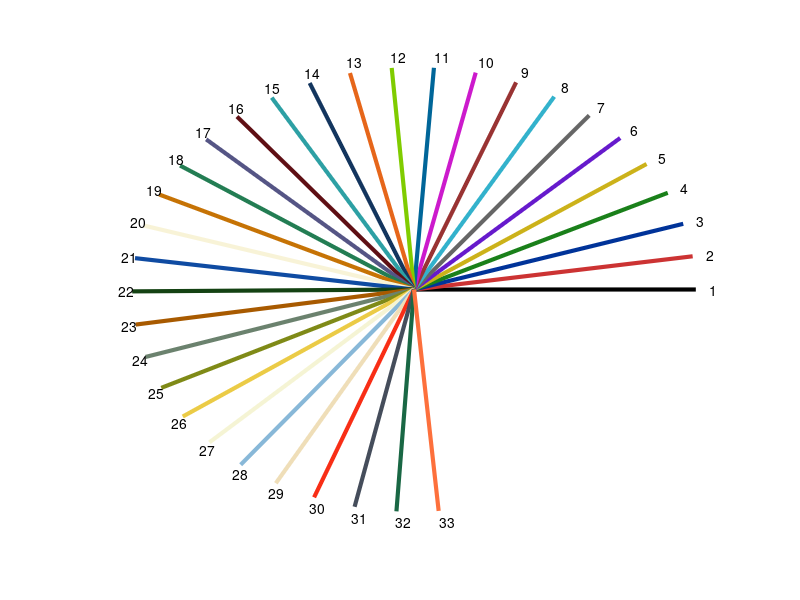

This figure's MATLAB source:
% Color selecter: generating a 3-number vector code for a color.
% Syntax:
%            code = mycolor(colorcode,selectplate)
% Input:
%        [colorcode]: integer, selecting from the color plate
%                          e.g. colorcode = 3, means a dark blue from the defaultplate 'color'
%                          colorcode = 0 (default): will display the color plate assigned in a new figure
%        [selectplate]: a string, assign the plate you want to chose from
%                            'color': default
%                            'redblue': a red to blue bipolor scale
%                            'gray': a gray scale
%        * For detail of color plates type mycolor(0)
%                                                     mycolor(0,'redblue') 
%                                                     mycolor(0,'gray')
% Output: 
%        [code]: a vector of size 3, the code for the selected color
%-------------------------------------------------------------------------------
%
% Example: use in plot function
%
%            plot([1:10], rand(1,10),'color',mycolor(3))
%
% Example: to display color plate
%
%            mycolor(0,'redblue')         % display the red-blue color map
%            mycolor                            % equals to mycolor(0,'color') or mycolor(0), display the default color map
%
%
% update 2015/09/21: mycolor(0) will display the color plate in a new figure
%                                add an optional input to select 'redblue' and 'gray' plate
% update 2015/10/14: can take zero argument
function code = mycolor(colorcode, selectplate)
if (nargin < 2), selectplate = 'color'; end;
if (nargin < 1), colorcode = 0; end;
%% Making color map
mycolor(1,:) = ([0 0 0]);
mycolor(2,:) = ([0.8 0.2 0.2]);
mycolor(3,:) = ([0.0 0.2 0.6]);
mycolor(4,:) = ([0.1 0.5 0.1]);
mycolor(5,:) = ([0.8 0.7 0.1]);
mycolor(6,:) = ([0.4 0.1 0.8]);
mycolor(7,:) = ([0.4 0.4 0.4]);
mycolor(8,:) = ([0.2 0.7 0.8]);
mycolor(9,:) = ([0.6 0.2 0.2]);
mycolor(10,:) = ([0.8 0.1 0.8]);
mycolor(11,:) = ([0.0 0.4 0.6]);
mycolor(12,:) = ([0.5 0.8 0.0]);
mycolor(13,:) = ([0.9 0.4 0.1]);
% 
mycolor(14,:) =([0.0745    0.2078    0.3686]);
mycolor(15,:) =([0.1765    0.6275    0.6431]);
mycolor(16,:) =([0.3725    0.0588    0.0784]);
mycolor(17,:) =([0.3339    0.3335    0.5202]);
mycolor(18,:) =([0.1373    0.4902    0.3255]);
mycolor(19,:) =([0.7765    0.4510    0.0196]);
mycolor(20,:) =([0.9725    0.9529    0.8431]);
%
mycolor(21,:) =([0.0588    0.2941    0.6353]);
mycolor(22,:) =([0.0784    0.2588    0.0745]);
mycolor(23,:) =([0.6588    0.3529         0]);
mycolor(24,:) =([0.4196    0.5098    0.4314]);
mycolor(25,:) =([0.4980    0.5412    0.0902]);
mycolor(26,:) =([0.9216    0.7961    0.2745]);
mycolor(27,:) =([0.9608    0.9569    0.8314]);
%
mycolor(28,:) =([0.5333    0.7216    0.8471]);
mycolor(29,:) =([0.9373    0.8706    0.7216]);
mycolor(30,:) =([0.9725    0.1804    0.0863]);
mycolor(31,:) =([0.2706    0.3020    0.3569]);
mycolor(32,:) =([0.0980    0.4039    0.2667]);
mycolor(33,:) =([0.9922    0.4392    0.2353]);

%% making a gray map
mygrays(1,:)= ([0 0 0]);
mygrays(2,:)= ([0.3 0.3 0.3]);
mygrays(3,:)= ([0.45 0.45 0.45]);
mygrays(4,:)= ([0.6 0.6 0.6]);
mygrays(5,:)= ([0.8 0.8 0.8]);
mygrays(6,:)= ([0.9 0.9 0.9]);
%% making my red-blue color map
for r = 1:32
myredblues(r,:) = [0.85 0.05 0.05]+[0 0.8 0.8]*(r/33);
end
for b = 1:32
myredblues(b+32,:) = [0.05 0.05 0.85]+[0.8 0.8 0]*((33-b)/33);
end 
%% 
if colorcode~=0
    if strcmp(selectplate,'color')
    code = mycolor(colorcode,:) ;
    else if strcmp(selectplate,'redblue')
              code = myredblues(colorcode,:) ;
           else if strcmp(selectplate,'gray')
                  code = mygrays(colorcode,:) ;
               else 
                    error('input [selectcolor] not recognized');
               end
        end
    end
end
%% If input colorcode == 0, display the color plate
if colorcode==0
    disp('Display color plate for you to chose.')
    %%%%%%%%%%%%%%%%%%%%%%%%%%%%%%%%%%%%%%%%%%%%%%%%
    figure
    %%% making color plate for red-blues
      if strcmp(selectplate,'redblue')
          for c = 0:63
                plot([0 cos(0.098*c)],[0 sin(0.098*c)],'Linewidth',3,'color',myredblues(c+1,:));hold on
                text(cos(0.098*c)*1.05,sin(0.098*c)*1.05,num2str(c+1));
          end
      end
      %%% making color plate for [mycolor]
      if strcmp(selectplate,'color')
            [n,p] = size(mycolor);
            for c = 0:n-1
                plot([0 cos(0.15*c)],[0 sin(0.15*c)],'Linewidth',3,'color',mycolor(c+1,:));hold on
                text(cos(0.15*c)*1.05,sin(0.15*c)*1.05,num2str(c+1))
            end
      end
      %%% making color plate for grays
      if strcmp(selectplate,'gray')
          [n,p] = size(mygrays);
          for c = 0:n-1
             plot([0 cos(0.2*c)],[0 sin(0.2*c)],'Linewidth',3,'color',mygrays(c+1,:));hold on
            text(cos(0.2*c)*1.05,sin(0.2*c)*1.05,num2str(c+1));
           end
     end
 axis([-1.1 1.1 -1.1 1.1])
 axis off
end